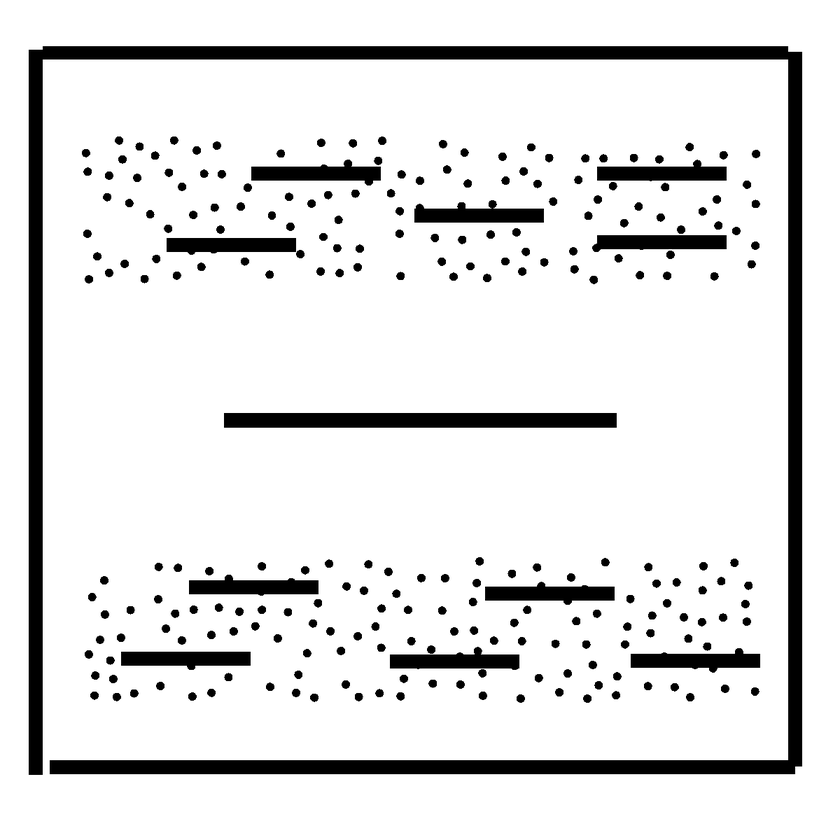
#> input picture Utils/topo_prm_planner/maps/MapSprase.png, 840 x 840 px, shrunk from 1200 x 1200 before the run
$ python transfer_image.py
#> lines starting #> are read from the running program, lines starting #| are printed output that depends on the picture; after the words box and inside, x2 and y2 are one past the last pixel; in counts of white or black regions, pixels touching at a corner belong together
from PIL import Image

def convert_to_black_white_image(image_path, output_path):
#> called with image_path = 'MapSprase.png', output_path = 'MapSprase2.png'
    image = Image.open(image_path).convert('RGBA')
    image_width, image_height = image.size
#> image_width = 840; image_height = 840
    new_image = Image.new('RGB', (image_width, image_height), (255, 255, 255))
#> new_image: PIL image 840x840 RGB; every value is 255

    for x in range(image_width):
        for y in range(image_height):
            pixel = image.getpixel((x, y))  # RGBA
            # 判断第一个通道（R）是否大于100
            if pixel[0] < 100:
                new_image.putpixel((x, y), (0, 0, 0))
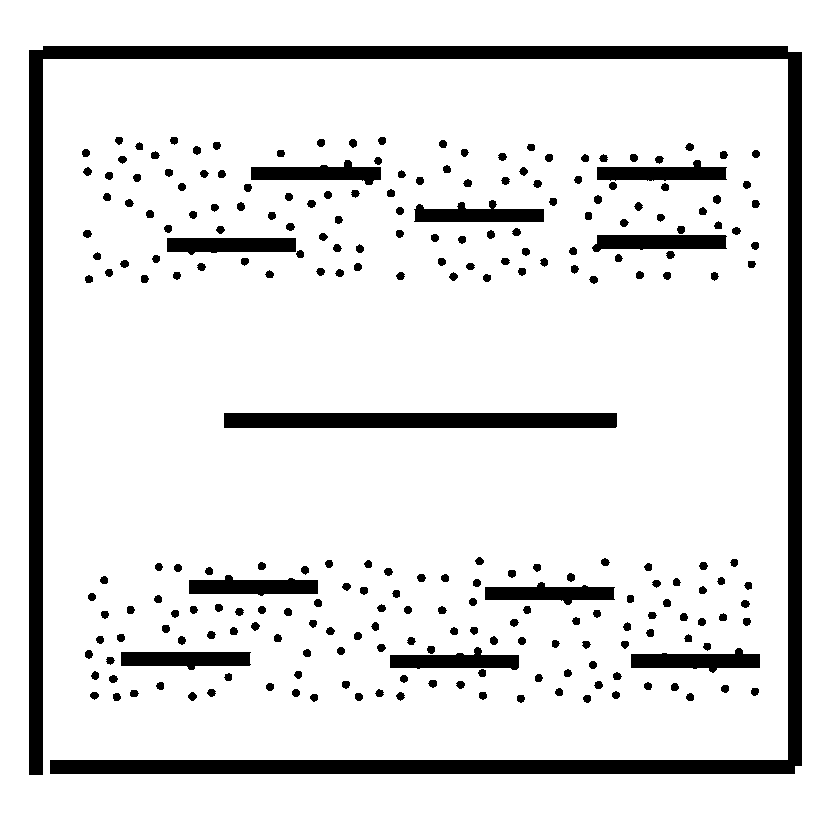
#> new_image: PIL image 840x840 RGB; 89.1% white; 248 black regions, largest, box (x1, y1, x2, y2) and area: (29, 46, 802, 775) 40219, (224, 413, 617, 428) 5894, (631, 648, 760, 673) 1887
    new_image.save(output_path)
    new_image.show()

# 示例用法
input_image_path = 'MapSprase.png'
output_image_path = 'MapSprase2.png'
convert_to_black_white_image(input_image_path, output_image_path)
